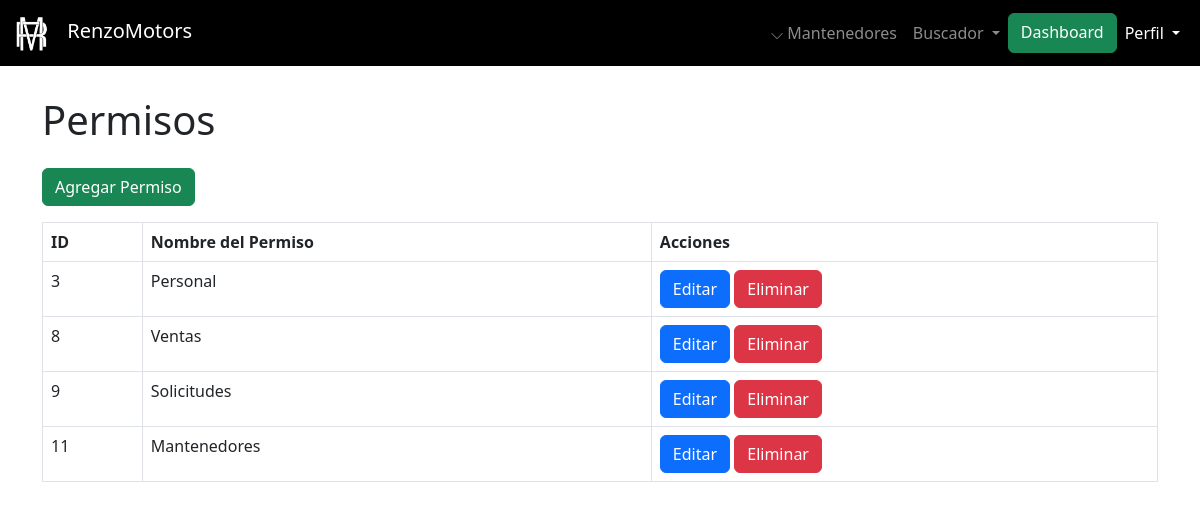
Before: /admin/mantenedores/permisos/mantenedor_permisos.php with the older database file.
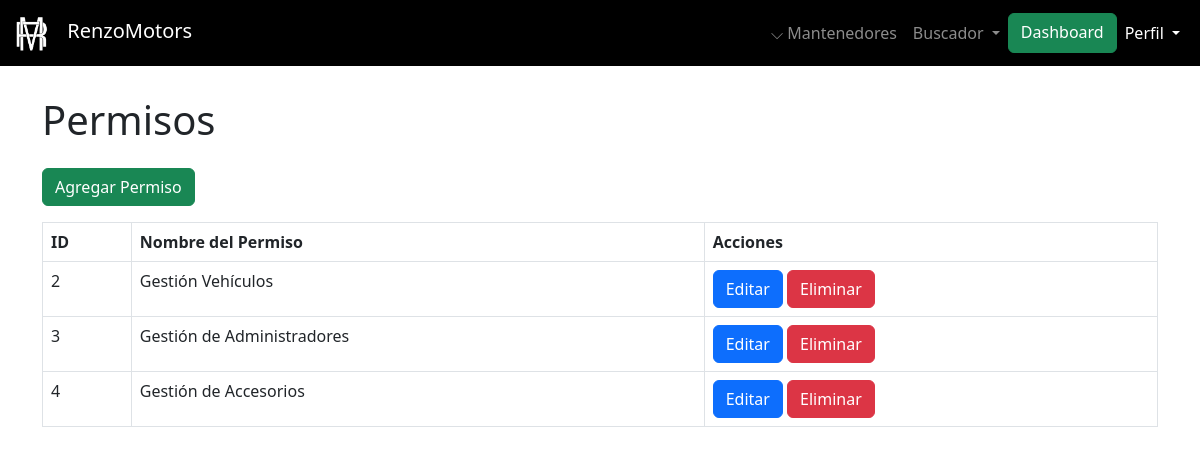
After: the same page with the newer database file.
### tables this page shows
CREATE TABLE `permiso` (
  `id_permiso` int(11) NOT NULL,
  `nombre_permiso` varchar(100) NOT NULL
);

### admin/mantenedores/permisos/mantenedor_permisos.php (the view, shortened to what this page needs)
<?php
include '../../../config/conexion.php';
include '../../navbaradmin.php';
?>
<!DOCTYPE html>
<html lang="es">
<head>
    <link href="https://cdn.jsdelivr.net/npm/bootstrap@5.3.0/dist/css/bootstrap.min.css" rel="stylesheet">
</head>
<body class="pt-5">
    <div class="container mt-5">
        <h1 class="mb-4">Permisos</h1>
        <a href="crear_permiso.php" class="btn btn-success mb-3">Agregar Permiso</a>
        <table class="table table-bordered">
            <thead>
                <tr>
                    <th>ID</th>
                    <th>Nombre del Permiso</th>
                    <th>Acciones</th>
                </tr>
            </thead>
            <tbody>
                <?php
                $query = "SELECT * FROM permiso";
                $resultado = mysqli_query($conexion, $query);
                while ($fila = mysqli_fetch_assoc($resultado)) {
                    echo "<tr>
                            <td>{$fila['id_permiso']}</td>
                            <td>{$fila['nombre_permiso']}</td>
                            <td>
                                <a href='editar_permiso.php?id_permiso={$fila['id_permiso']}' class='btn btn-primary'>Editar</a>
                                <a href='eliminar_permiso.php?id_permiso={$fila['id_permiso']}' class='btn btn-danger' onclick='return confirm(\"¿Estás seguro de eliminar este permiso?\");'>Eliminar</a>
                            </td>
                          </tr>";
                }
                ?>
            </tbody>
        </table>
    </div>
</body>
</html>

### admin/navbaradmin.php (shortened to what this page needs)
<?php
$carpetaMain = 'http://localhost/xampp/renzomotors/';
?>
<nav class="navbar navbar-expand-lg  navbar-dark bg-black fixed-top">
    <div class="container-fluid">
        <a class="navbar-brand" href='<?php echo $carpetaMain; ?>index.php'>
            <img src="<?php echo $carpetaMain; ?>logo_tr.png" alt="Logo"
                style="width: 40px; height: 40px; margin-right: 10px; filter: invert(1); ">
            RenzoMotors
        </a>
        <div class="collapse navbar-collapse " id="navbarNavDropdown">
            <ul class="navbar-nav ms-auto">
                <?php
                $url = parse_url($_SERVER['REQUEST_URI'], PHP_URL_PATH);
                if (strpos($url, '/admin/mantenedores/') !== false || strpos($url, '/gestion/mantenedores.php') !== false) {
                    echo '
                        <li class="nav-item">
                            <a class="nav-link" data-bs-toggle="offcanvas" href="#offcanvasMantenedores" role="button"
                                aria-controls="offcanvasMantenedores">
                                ⌵ Mantenedores
                            </a>
                        </li>
                        ';
                }
                ?>
                <li class="nav-item dropdown">
                    <a class="nav-link dropdown-toggle" href="#" role="button" data-bs-toggle="dropdown"
                        aria-expanded="false">
                        Buscador
                    </a>
                </li>
            </ul>
            <?php
            if ($_SERVER['REQUEST_URI'] !== '/xampp/renzomotors/admin/gestion/dashboard.php') {
                echo '<ul class="navbar-nav">
                <a href="/xampp/renzomotors/admin/gestion/dashboard.php" class="btn btn-success">Dashboard</a>
                <li class="nav-item dropdown">
                                <a class="nav-link dropdown-toggle active" href="#" role="button" data-bs-toggle="dropdown" aria-expanded="false">
                                    <i class="fas fa-user-circle"></i> Perfil
                                </a>
                                <ul class="dropdown-menu dropdown-menu-end">
                                    <li><a class="dropdown-item" href="' . $carpetaMain . 'pages/perfil.php">Ver Perfil</a></li>
                                    <li><a class="dropdown-item" href="' . $carpetaMain . 'auth/logout.php">Cerrar Sesión</a></li>
                                </ul>
                </li>
            </ul>
            ';
            }
            ?>
        </div>
    </div>
</nav>

Changed rows visible on the page:
removed permiso: id_permiso "8", nombre_permiso "Ventas"
removed permiso: id_permiso "9", nombre_permiso "Solicitudes"
removed permiso: id_permiso "11", nombre_permiso "Mantenedores"
added permiso: id_permiso "2", nombre_permiso "Gestión Vehículos"
changed permiso id 3: nombre_permiso "Personal" → "Gestión de Administradores"
added permiso: id_permiso "4", nombre_permiso "Gestión de Accesorios"
